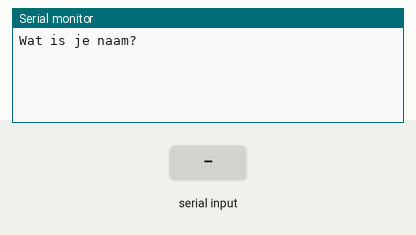
Simulated run of this sketch. Board: Arduino Uno, built with avr-gcc and run on an emulated ATmega328P. Shown: the last lines printed to the serial monitor. The inputs (shaded band) are chosen by the test bench.

Above: at 1.2 s.
1.3 s: "90,45\n" received over Serial
At 3.5 s:
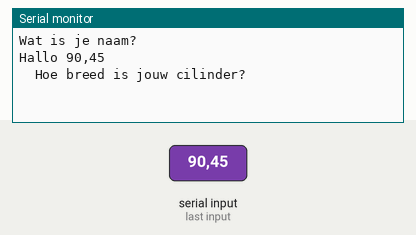
3.8 s: "30,150\n" received over Serial
At 4.7 s:
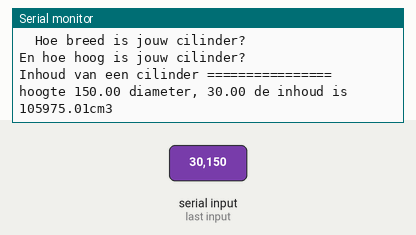

Measured:
- after the input at 1.3 s, the serial monitor: prints a new line after 1.0 s (image 1)
- after the input at 3.8 s, the serial monitor: prints a new line at once (image 2)

The sketch:

Hello_World.ino
```cpp
float pi = 3.14;
float diameter;
float height;
String naam;

void setup()
{
  Serial.begin(9600);
}

void loop()

{
  Serial.println("Wat is je naam?");
  while(Serial.available() == 0)
  {

  }
  naam = Serial.readString();

  Serial.println("Hallo " + naam + "  Hoe breed is jouw cilinder?");

    while(Serial.available() == 0)
  {

  }
  diameter = Serial.parseInt();

  Serial.println("En hoe hoog is jouw cilinder?");

  while(Serial.available()==0)
  {

  }

  height = Serial.parseInt();

  while(Serial.available()==0)
  {

  }

  //calculate volume cilindre
  float volume = pi * (diameter / 2) * (diameter / 2) * height;
  Serial.println("Inhoud van een cilinder ================");
  Serial.print ("hoogte ");
  Serial.print (height);
  Serial.print (" diameter, ");
  Serial.print (diameter);
  Serial.print (" de inhoud is ");
  Serial.print (volume);
  Serial.println ("cm3");
  delay (1000);

}
```
